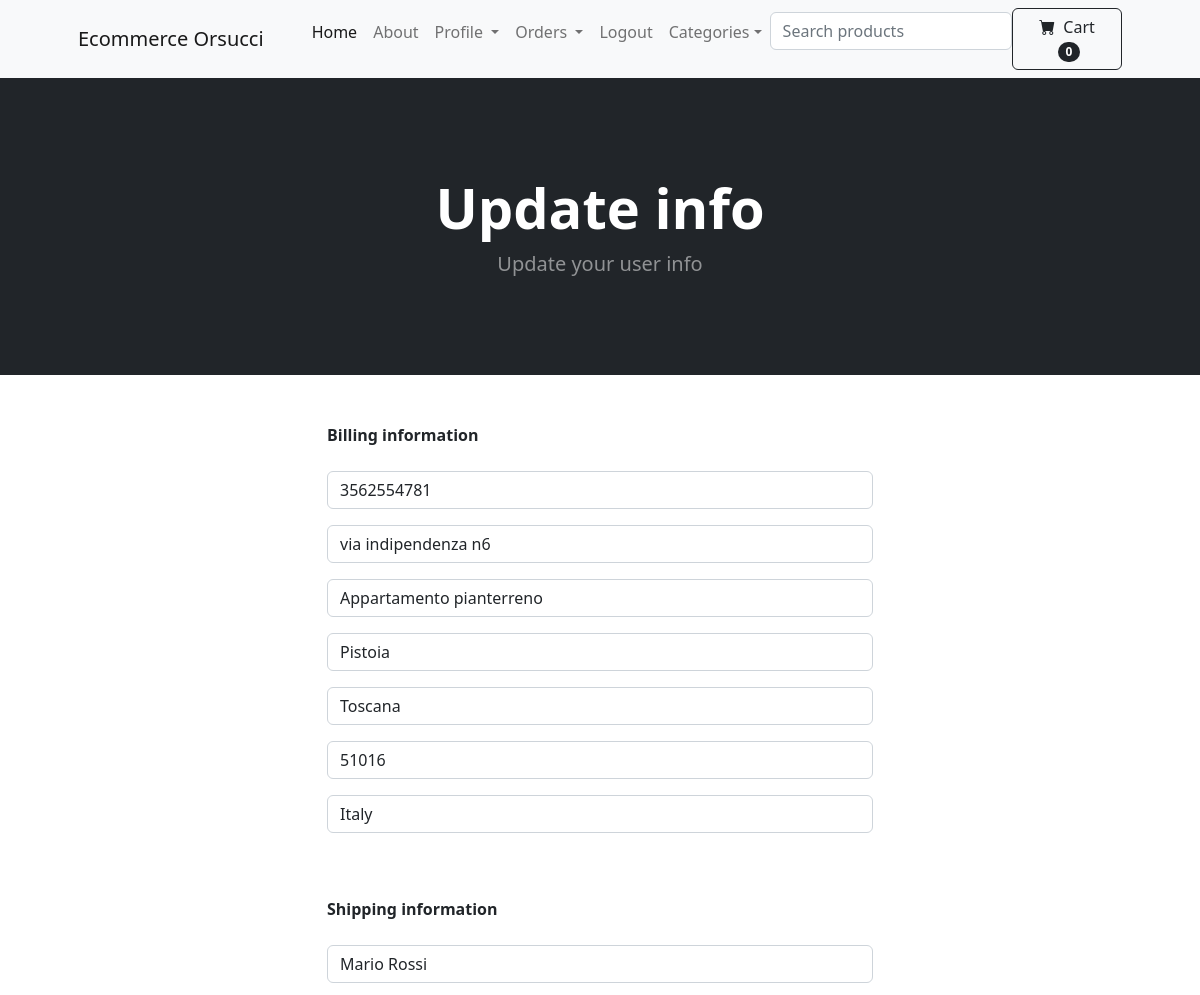
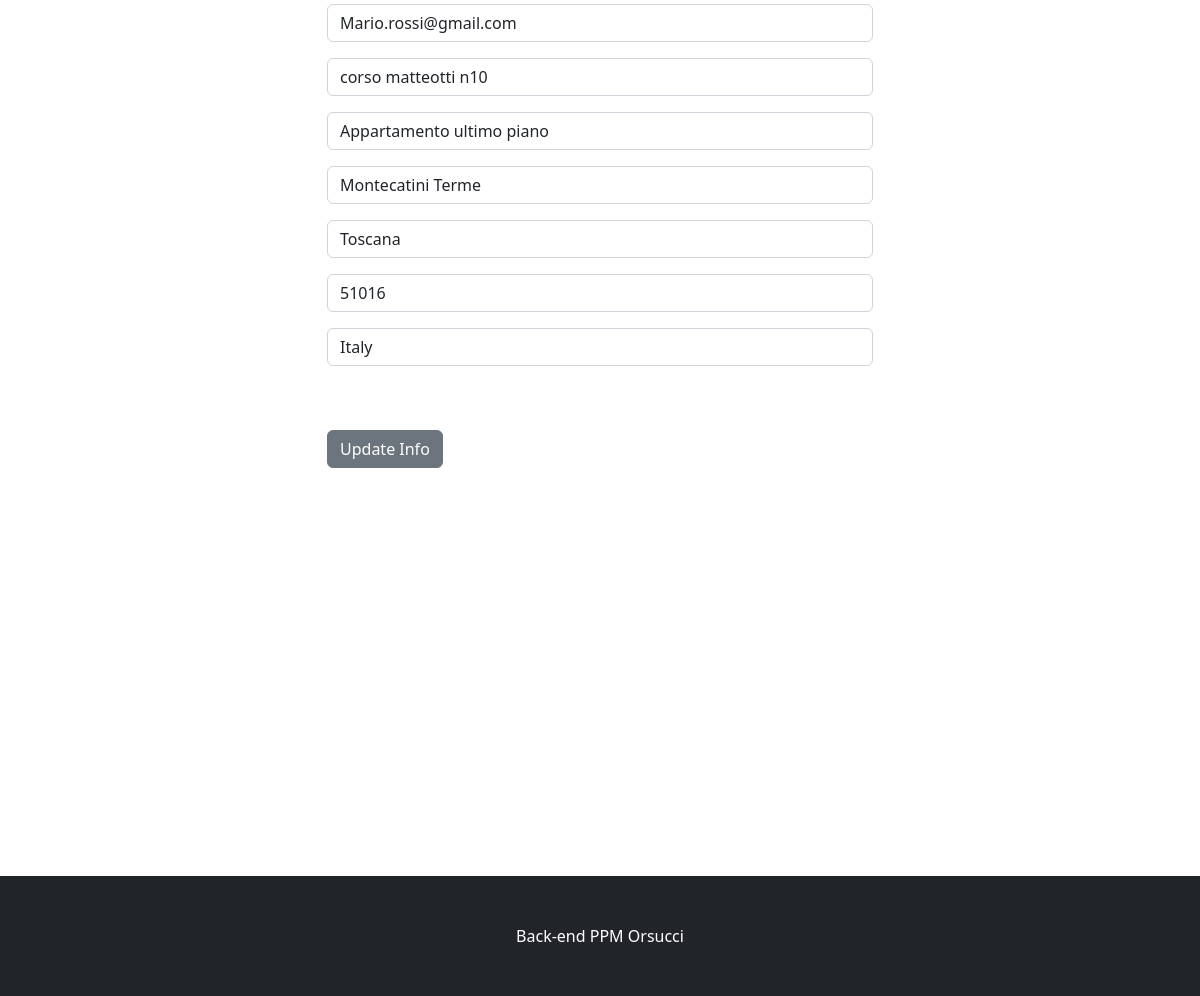
The page /update_info/ (signed in) on the database its author committed (2 pictures, top to bottom).
### store/models.py (models this page shows, shortened)
class Profile(models.Model):
    user = models.OneToOneField(User, on_delete=models.CASCADE)
    date_modified = models.DateTimeField(User, auto_now=True)
    phone =  models.CharField(max_length=20, blank=True)
    address1 = models.CharField(max_length=200, blank=True)
    address2 = models.CharField(max_length=200, blank=True)
    city = models.CharField(max_length=200, blank=True)
    state = models.CharField(max_length=200, blank=True)
    zipCode = models.CharField(max_length=200, blank=True)
    country = models.CharField(max_length=200, blank=True)
    old_cart = models.CharField(max_length=200, blank=True, null=True)

### payment/models.py (models this page shows, shortened)
class ShippingAddress(models.Model):
    user = models.ForeignKey(User, on_delete=models.CASCADE, null=True, blank=True)
    shipping_full_name = models.CharField(max_length=255)
    shipping_email = models.EmailField(max_length=255)
    shipping_address1 = models.CharField(max_length=255)
    shipping_address2 = models.CharField(max_length=255, null=True, blank=True)
    shipping_city = models.CharField(max_length=255)
    shipping_state = models.CharField(max_length=255, null=True, blank=True)
    shipping_zipcode = models.CharField(max_length=255)
    shipping_country = models.CharField(max_length=255)
    class Meta:
        verbose_name_plural = 'Shipping Addresses'

### store/views.py (the view)
# urls.py: path('update_info/', views.update_info, name='update_info'),
def update_info(request):
	if request.user.is_authenticated:
		current_user = Profile.objects.get(user__id=request.user.id)
		shipping_user = ShippingAddress.objects.get(user__id=request.user.id)
		form = UserInfoForm(request.POST or None, instance=current_user)
		shipping_form = ShippingForm(request.POST or None, instance=shipping_user)
		if form.is_valid() or shipping_form.is_valid():
			form.save()
			shipping_form.save()
			messages.success(request, "Your Info Has Been Updated!!")
			return redirect('home')
		return render(request, "update_info.html", {'form':form, 'shipping_form':shipping_form})
	else:
		messages.success(request, "You Must Be Logged In To Access That Page!!")
		return redirect('home')

### store/forms.py
class UserInfoForm(forms.ModelForm):
    phone =  forms.CharField(label="", widget=forms.TextInput(attrs={'class':'form-control', 'placeholder':'Phone'}), required=True)
    address1 = forms.CharField(label="", widget=forms.TextInput(attrs={'class':'form-control', 'placeholder':'Address 1'}), required=True)
    address2 = forms.CharField(label="", widget=forms.TextInput(attrs={'class':'form-control', 'placeholder':'Address 2'}), required=False)
    city = forms.CharField(label="", widget=forms.TextInput(attrs={'class':'form-control', 'placeholder':'City'}), required=True)
    state = forms.CharField(label="", widget=forms.TextInput(attrs={'class':'form-control', 'placeholder':'State (or region)'}), required=False)
    zipCode = forms.CharField(label="", widget=forms.TextInput(attrs={'class':'form-control', 'placeholder':'Zipcode'}), required=True)
    country = forms.CharField(label="", widget=forms.TextInput(attrs={'class':'form-control', 'placeholder':'Country'}), required=True)
    class Meta:
        model = Profile
        fields = ('phone', 'address1', 'address2', 'city', 'state', 'zipCode', 'country',)

### cart/cart.py (called while the page is built)
    def __len__(self):
        return len(self.cart)

### cart/context_processor.py (called while the page is built)
def cart(request):
    return {'cart': Cart(request)}

### store/views.py (called while the page is built)
def add_variable_to_context(request):
    return {
        'categories': Category.objects.all()
    }

### store/templates/update_info.html (shortened to what this page needs)
{% extends 'base.html' %}
{%block content %}
<header class="bg-dark py-5">
    <div class="container px-4 px-lg-5 my-5">
        <div class="text-center text-white">
            <h1 class="display-4 fw-bolder">Update info</h1>
            <p class="lead fw-normal text-white-50 mb-0">Update your user info</p>
        </div>
    </div>
</header>
{% if user.is_authenticated %}
<div class="container">
    <div class="row">
        <div class="col-md-6 offset-md-3">
            <br/><br/>
            <strong>Billing information</strong>
            <br/><br/>
            <form method="POST" action="{% url 'update_info' %}">
                {{ form.as_p }}
                <br/><br/>
                <strong> Shipping information</strong>
                <br/><br/>
                {{ shipping_form.as_p }}
                <br/><br/>
                <button type="submit" class="btn btn-secondary">Update Info</button>
            </form>
            <br/><br/>
            <br/><br/>
            <br/><br/>
            <br/><br/>
            <br/><br/>
            <br/><br/>
            <br/><br/>
        </div>
    </div>
</div>
{% endif %}
{% endblock %}

### rows shown on the page
Profile: phone "3562554781", address1 "via indipendenza n6", address2 "Appartamento pianterreno", city "Pistoia", state "Toscana", zipCode "51016", country "Italy"
ShippingAddress: shipping_full_name "Mario Rossi", shipping_email "Mario.rossi@gmail.com", shipping_address1 "corso matteotti n10", shipping_address2 "Appartamento ultimo piano", shipping_city "Montecatini Terme", shipping_state "Toscana", shipping_zipcode "51016", shipping_country "Italy"

### other values the page prints
{{ cart|length }} "0"
